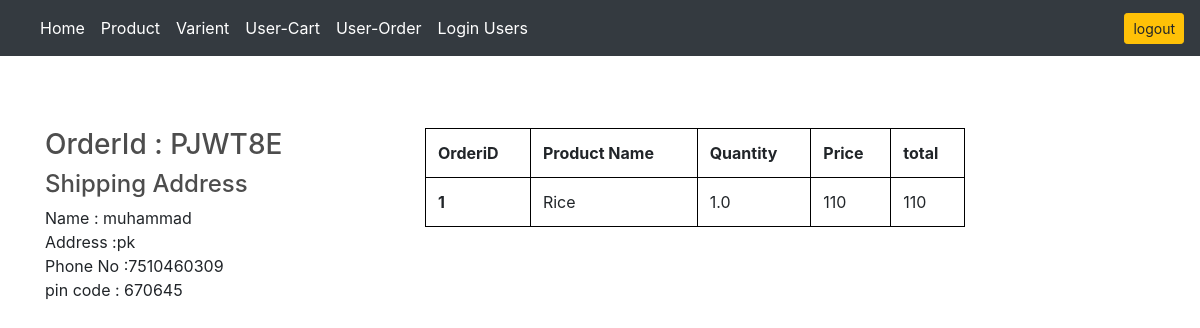
/order/169/ (signed in), run on the app's committed database.
### app/models.py (models this page shows, shortened)
class Orders(models.Model):
    STATUS_CHOICES = (
        ('confirmed', 'Confirmed'),
        ('placed', 'Placed'),
        ('shipped', 'Shipped'),
        ('cancel','cancel')
    )
    CANCEL_CHOICES = (
        ('Return_approved','Return_approved'),
        ('Return_Rejected', 'Return_Rejected'),
        ('Return_request_accepted','Return_request_accepted')
    )
    order_id = models.CharField(max_length=10, unique=True, null=True)
    user = models.ForeignKey(Users, null=True, on_delete=models.CASCADE)
    items = models.PositiveIntegerField(default=0, null=True, blank=True)
    total_amount = models.PositiveIntegerField(default=0, null=True, blank=True)
    date = models.DateField(default=datetime.datetime.today)
    shipping = models.ForeignKey(Shipping, on_delete=models.CASCADE, null=True, blank=True)
    status = models.CharField(max_length=20, choices=STATUS_CHOICES,default='confirmed', null=True, blank=True)
    reason = models.CharField(max_length=20,null=True)
    messages = models.CharField(max_length=30, null=True, blank=True)
    approved_by = models.CharField(max_length=30, choices=CANCEL_CHOICES,default='Return_request_accepted')

class Shipping(models.Model):
    user = models.ForeignKey(Users, on_delete=models.CASCADE, null=True, blank=True)
    name = models.CharField(max_length=20, blank=False)
    address = models.CharField(max_length=50, default='', blank=False)
    city = models.CharField(max_length=10, null=True, default='', blank=False)
    pincode = models.CharField(max_length=6)
    phone = models.CharField(max_length=10, default='', blank=True)
    date = models.DateField(default=datetime.datetime.today)
    is_default = models.BooleanField(null=True,blank=True)

class OrderItems(models.Model):
    quantity = models.FloatField(default=0, null=True, blank=True)
    price = models.PositiveIntegerField(default=0, null=True, blank=True)
    order = models.ForeignKey(Orders, on_delete=models.CASCADE, null=True)
    varient = models.ForeignKey(Varient, on_delete=models.CASCADE)
    is_completed = models.BooleanField(default=False,null=True, blank=True)
    reason = models.CharField(max_length=20, null=True)
    messages  = models.CharField(max_length=30, null=True, blank=True)
    status = models.CharField(max_length=20, default='confirmed', null=True, blank=True)

class Varient(models.Model):
    product = models.ForeignKey(Product, on_delete=models.CASCADE)
    image = models.ImageField(upload_to='items/', null=True, blank=True)
    image2 = models.ImageField(upload_to='items/', null=True, blank=True)
    image3 = models.ImageField(upload_to='items/', null=True, blank=True)
    banner = models.ImageField(upload_to='items/', null=True, blank=True)
    quantity = models.FloatField(default=1)
    brand = models.CharField(null=True, max_length=15)
    description = models.CharField(
        max_length=250, null=True)
    price = models.IntegerField(default=0)
    is_active = models.BooleanField(default=True,null=True)
    stock = models.PositiveIntegerField(default=0,null=True)

class Product(models.Model):
    name = models.CharField(max_length=200, unique=True, null=True, blank=True)
    is_active = models.BooleanField(default=True)
    def __str__(self):
        return self.name

### app/views.py (the view)
# urls.py: path('order/<str:order_id>/', views.order_detail, name='order_detail'),
@login_required(login_url='login')
def order_detail(request, order_id):
    order = get_object_or_404(Orders.objects.select_related('shipping','user'), id=order_id)
    products = OrderItems.objects.filter(order=order).select_related('varient')
    return render(request, 'orderdetails.html', {'order': order, 'products': products})

### app/models.py (called while the page is built)
    @property
    def is_authenticated(self):
        return True if self.pk else False

### app/templates/orderdetails.html (shortened to what this page needs)
{% extends 'main.html' %}
{% load static %}
{% block content %}
<div class="row mt-5">
    <div class="col-4">
           <h3>OrderId :  {{order.order_id}}</h3>
         <td>
             <h4>Shipping Address</h4>
          <l1>Name : {{ order.shipping.name }}</l1>
          <br>
          <l1>Address :{{ order.shipping.address }}</l1>
          <br>
            <l1>Phone No :{{ order.shipping.phone }}</l1>
            <br>
            <l1>pin code : {{ order.shipping.pincode }}</l1>
        </td>
    </div>
    <div class="col-6">
        <table class="table mt:3;"  style="border-collapse: collapse; border: 1px solid black;">
  <thead>
    <tr>
      <th scope="col" style="border: 1px solid black;">OrderiD</th>
        <th scope="col" style="border: 1px solid black;">Product Name</th>
        <th scope="col" style="border: 1px solid black;">Quantity</th>
        <th scope="col" style="border: 1px solid black;">Price</th>
        <th scope="col" style="border: 1px solid black;">total</th>
    </tr>
  </thead>
  <tbody>
   {% for item in products %}
    <tr style="border: 1px solid black;">
       <th scope="row" style="border: 1px solid black;">{{ forloop.counter }}</th>
        <td style="border: 1px solid black;">{{ item.varient.product }}</td>
         <td style="border: 1px solid black;">{{ item.quantity }}</td>
        <td style="border: 1px solid black;">{{ item.varient.price }}</td>
      <td style="border: 1px solid black;">{{ item.price }}</td>
    </tr>
 {%endfor%}
  </tbody>
</table>
    </div>
    <div class="col-1"></div>
</div>
{% endblock%}

### static/css/main.css (style rules this page uses)
body { background-color: hsl(0, 0%, 98%); }
h1,h2,h3,h4,h5,h6 { color:hsl(0, 0%, 30%); }

### data on the page
Orders: order_id "PJWT8E", shipping.name "muhammad", shipping.address "pk", shipping.phone "7510460309", shipping.pincode "670645"
OrderItems: varient.product "Rice", quantity "1.0", varient.price "110", price "110"
